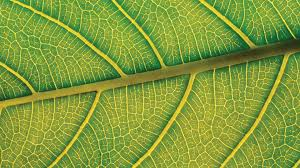
#> input picture Biology/Leaf Veins Voronoi Diagrams/data/images.jpg, 300 x 168 px, found by its file name
$ python leaf_voronoi.py
#> lines starting #> are read from the running program, lines starting #| are printed output that depends on the picture
import os
import cv2
import numpy as np
import matplotlib.pyplot as plt
from scipy.spatial import Voronoi, voronoi_plot_2d

base_dir = 'C:/Users/HP/Desktop/Missions/Huawei/Biology/Leaf Veins Voronoi Diagrams'
data_dir = os.path.join(base_dir, 'data')
results_dir = os.path.join(base_dir, 'results')
voronoi_dir = os.path.join(results_dir, 'voronoi_diagrams')
plots_dir = os.path.join(results_dir, 'plots')

os.makedirs(voronoi_dir, exist_ok=True)
os.makedirs(plots_dir, exist_ok=True)

image_files = ['images.jpg', 'leaves-5424297_1280.content.jpg']
images = []
for file in image_files:
    file_path = os.path.join(data_dir, file)
    image = cv2.imread(file_path)
#> image is the input picture: shape (168, 300, 3); mean B, G, R 58.1, 156, 129.2
    if image is None:
        print(f"Error loading image: {file_path}")
    images.append(image)

if any(image is None for image in images):
    print("Some images could not be loaded. Please check the file paths and try again.")
    exit()

gray_images = [cv2.cvtColor(image, cv2.COLOR_BGR2GRAY) for image in images]
#> gray_images = 2 items

edges = [cv2.Canny(gray, 50, 150) for gray in gray_images]
#> edges = 2 items

contours_list = [cv2.findContours(edge, cv2.RETR_TREE, cv2.CHAIN_APPROX_SIMPLE)[0] for edge in edges]
#> contours_list = 2 items

for idx, contours in enumerate(contours_list):
    points = np.vstack([cnt.squeeze() for cnt in contours if len(cnt.squeeze().shape) == 2])

    if points.shape[0] < 4:
        print(f"Not enough points to generate Voronoi diagram for image {image_files[idx]}")
        continue

    vor = Voronoi(points)

    plt.figure(figsize=(10, 10))
    voronoi_plot_2d(vor, show_vertices=False, line_colors='orange', line_width=2, line_alpha=0.6, point_size=2)
    plt.scatter(points[:, 0], points[:, 1], s=1, color='blue')
    plt.title(f'Voronoi Diagram for {image_files[idx]}')
    plt.gca().invert_yaxis()

    plot_path = os.path.join(voronoi_dir, f'voronoi_{idx}.png')
    plt.savefig(plot_path)
    plt.close()

    original_image = images[idx].copy()
    cv2.drawContours(original_image, contours, -1, (0, 255, 0), 2)
    original_with_contours_path = os.path.join(plots_dir, f'contours_{idx}.png')
    cv2.imwrite(original_with_contours_path, original_image)

    edges_path = os.path.join(plots_dir, f'edges_{idx}.png')
    cv2.imwrite(edges_path, edges[idx])

    plt.figure(figsize=(15, 5))

    plt.subplot(1, 3, 1)
    plt.imshow(cv2.cvtColor(images[idx], cv2.COLOR_BGR2RGB))
    plt.title('Original Image')
    plt.axis('off')

    plt.subplot(1, 3, 2)
    plt.imshow(edges[idx], cmap='gray')
    plt.title('Edges')
    plt.axis('off')

    plt.subplot(1, 3, 3)
    plt.imshow(cv2.cvtColor(original_image, cv2.COLOR_BGR2RGB))
    plt.title('Contours')
    plt.axis('off')

    plt.suptitle(f'Analysis for {image_files[idx]}')
    combined_path = os.path.join(plots_dir, f'combined_{idx}.png')
    plt.savefig(combined_path)
    plt.close()
#> this loop made 2 passes
#> pass 1, `plt.savefig(plot_path)`:
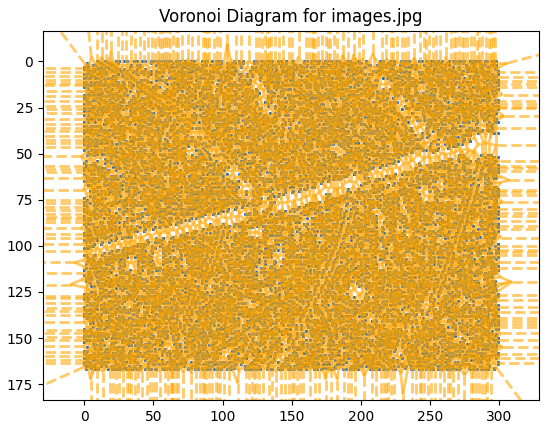
#> figure drawn by matplotlib, 1 panel
#> pass 1, `cv2.imwrite(original_with_contours_path, original_image)`:
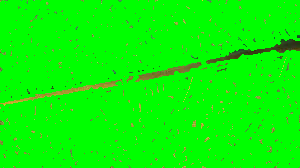
#> saved as contours_0.png: shape (168, 300, 3); mean B, G, R 3.1, 247.5, 7.1
#> pass 1, `cv2.imwrite(edges_path, edges[idx])`:
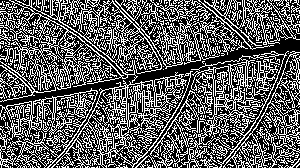
#> saved as edges_0.png: shape (168, 300); 37.3% white in thin lines or dots
#> pass 1, `plt.savefig(combined_path)`:
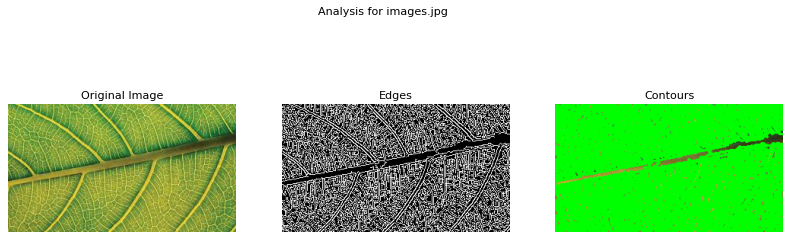
#> figure drawn by matplotlib, 3 panels
#> pass 2, `cv2.imwrite(original_with_contours_path, original_image)`:
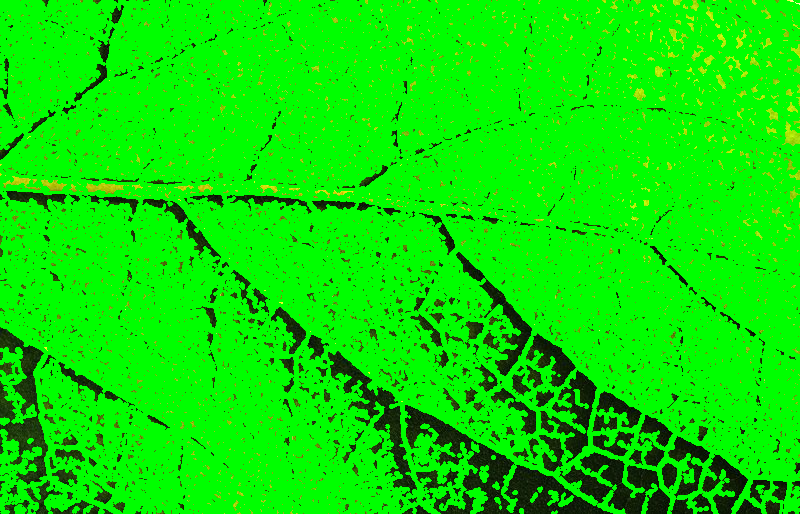
#> saved as contours_1.png: shape (514, 800, 3); mean B, G, R 1.5, 227.6, 8
#> pass 2, `cv2.imwrite(edges_path, edges[idx])`:
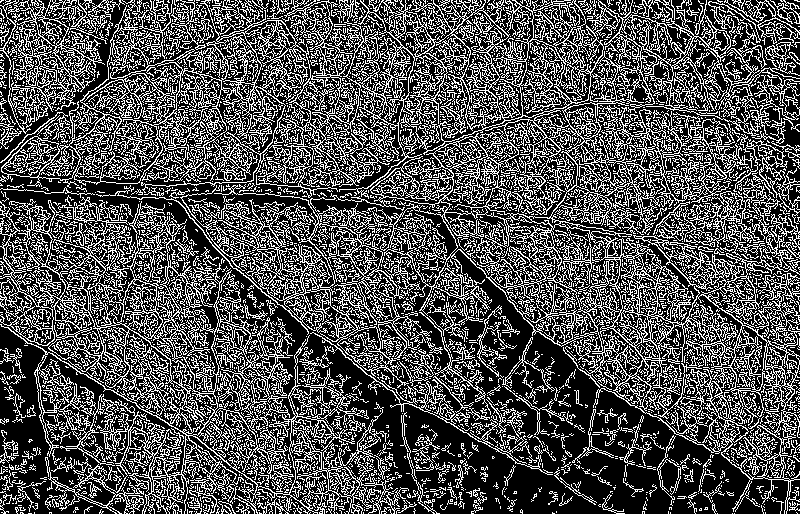
#> saved as edges_1.png: shape (514, 800); 32% white in thin lines or dots
#> pass 2, `plt.savefig(combined_path)`:
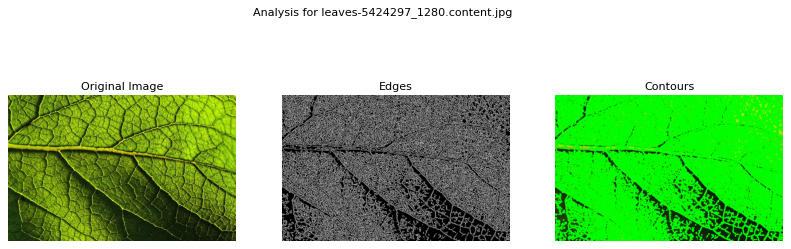
#> figure drawn by matplotlib, 3 panels
